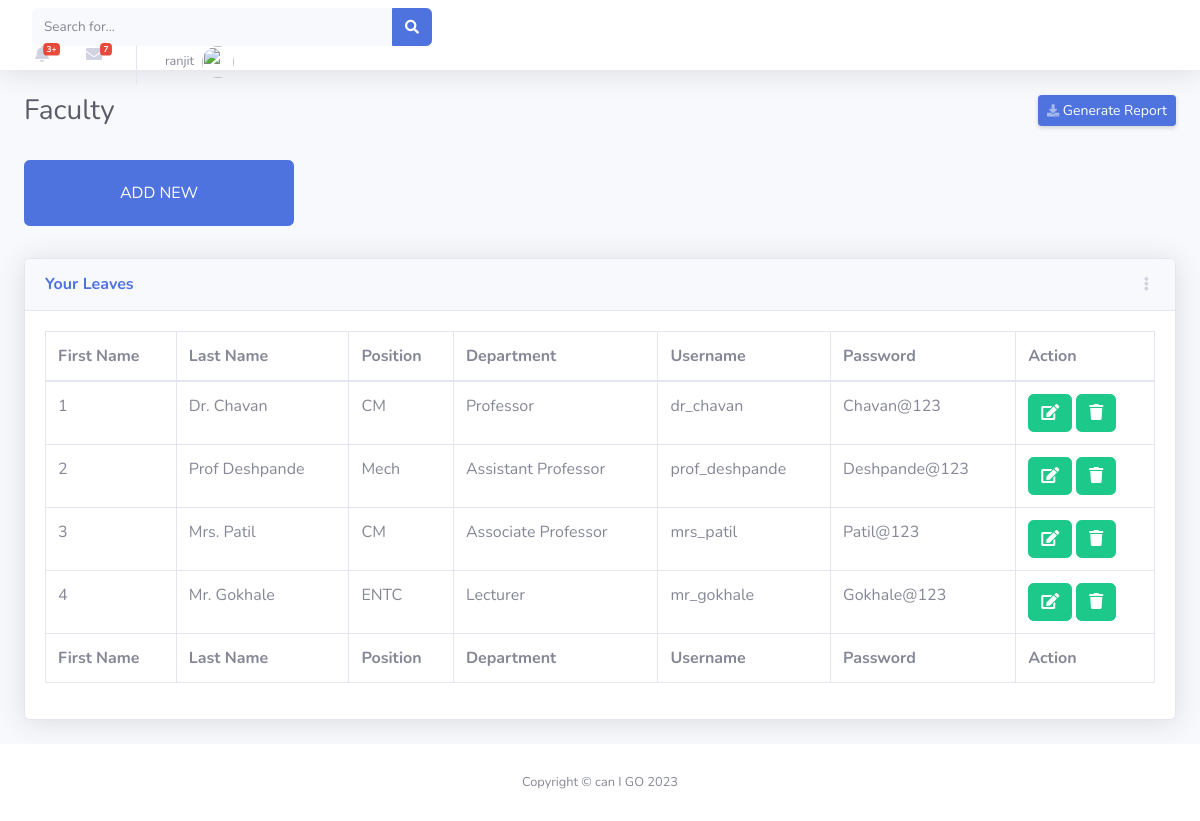
The page /addFaculty.php on the database its author committed.
### tables this page shows
CREATE TABLE `teachers` (
  `TeacherID` int(11) NOT NULL AUTO_INCREMENT PRIMARY KEY,
  `FirstName` varchar(255) DEFAULT NULL,
  `LastName` varchar(255) DEFAULT NULL,
  `Department` varchar(255) DEFAULT NULL,
  `Position` varchar(255) DEFAULT NULL,
  `Username` varchar(50) DEFAULT NULL,
  `Password` varchar(255) DEFAULT NULL
);

### addFaculty.php (the view, shortened to what this page needs)
<!DOCTYPE html>
<html lang="en">
<head>
  <link href="vendor/fontawesome-free/css/all.min.css" rel="stylesheet" type="text/css">
  <link href="css/sb-admin-2.min.css" rel="stylesheet">
  <link href="vendor/datatables/dataTables.bootstrap4.min.css" rel="stylesheet">
</head>
<body id="page-top">
  <div id="wrapper">
    <div id="content-wrapper" class="d-flex flex-column">
      <div id="content">
        <nav class="navbar navbar-expand navbar-light bg-white topbar mb-4 static-top shadow">
          <form class="d-none d-sm-inline-block form-inline mr-auto ml-md-3 my-2 my-md-0 mw-100 navbar-search">
            <div class="input-group">
              <input type="text" class="form-control bg-light border-0 small" placeholder="Search for..."
                aria-label="Search" aria-describedby="basic-addon2">
              <div class="input-group-append">
                <button class="btn btn-primary" type="button">
                  <i class="fas fa-search fa-sm"></i>
                </button>
              </div>
            </div>
          </form>
          <ul class="navbar-nav ml-auto">
            <li class="nav-item dropdown no-arrow mx-1">
              <a class="nav-link dropdown-toggle" href="http://127.0.0.1:5501/student_dashbord.html#"
                id="alertsDropdown" role="button" data-toggle="dropdown" aria-haspopup="true" aria-expanded="false">
                <i class="fas fa-bell fa-fw"></i>
                <span class="badge badge-danger badge-counter">3+</span>
              </a>
            </li>
            <li class="nav-item dropdown no-arrow mx-1">
              <a class="nav-link dropdown-toggle" href="http://127.0.0.1:5501/student_dashbord.html#"
                id="messagesDropdown" role="button" data-toggle="dropdown" aria-haspopup="true" aria-expanded="false">
                <i class="fas fa-envelope fa-fw"></i>
                <span class="badge badge-danger badge-counter">7</span>
              </a>
            </li>
            <li class="nav-item dropdown no-arrow">
              <a class="nav-link dropdown-toggle" href="http://127.0.0.1:5501/student_dashbord.html#" id="userDropdown"
                role="button" data-toggle="dropdown" aria-haspopup="true" aria-expanded="false">
                <span class="mr-2 d-none d-lg-inline text-gray-600 small">ranjit</span>
                <img class="img-profile rounded-circle" src="./Student Dashboard-2_files/undraw_profile.svg">
              </a>
            </li>
          </ul>
        </nav>
        <div class="container-fluid">
          <div class="d-sm-flex align-items-center justify-content-between mb-4">
            <h1 class="h3 mb-0 text-gray-800">Faculty</h1>
            <a href="http://127.0.0.1:5501/student_dashbord.html#"
              class="d-none d-sm-inline-block btn btn-sm btn-primary shadow-sm"><i
                class="fas fa-download fa-sm text-white-50"></i> Generate Report</a>
          </div>
          <div class="row">
            <div class="col-xl-3 col-md-6 mb-4">
              <div class="card h-100 py-2 bg-light" style="border: none;">
                <button class="card-body btn btn-primary" data-toggle="modal" data-target="#addFacultyModel">
                  ADD NEW
                </button>
              </div>
            </div>
          </div>
          <div class="row">
            <div class="col-xl-8 col-lg-7">
              <div class="card shadow mb-4">
                <div class="card-header py-3 d-flex flex-row align-items-center justify-content-between">
                  <h6 class="m-0 font-weight-bold text-primary">Your Leaves</h6>
                  <div class="dropdown no-arrow">
                    <a class="dropdown-toggle" href="http://127.0.0.1:5501/student_dashbord.html#" role="button"
                      id="dropdownMenuLink" data-toggle="dropdown" aria-haspopup="true" aria-expanded="false">
                      <i class="fas fa-ellipsis-v fa-sm fa-fw text-gray-400"></i>
                    </a>
                  </div>
                </div>
                <div class="card-body">
                  <div class="table-responsive">
                    <table class="table table-bordered" id="dataTable" width="100%" cellspacing="0">
                      <thead>
                        <tr>
                          <th>First Name</th>
                          <th>Last Name</th>
                          <th>Position</th>
                          <th>Department</th>
                          <th>Username</th>
                          <th>Password</th>
                          <th>Action</th>
                        </tr>
                      </thead>
                      <tfoot>
                        <tr>
                          <th>First Name</th>
                          <th>Last Name</th>
                          <th>Position</th>
                          <th>Department</th>
                          <th>Username</th>
                          <th>Password</th>
                          <th>Action</th>
                        </tr>
                      </tfoot>
                      <tbody>
                        <?php
                        include "db_connect.php";
                          $sql_data_display = "SELECT TeacherID, FirstName, LastName, Department, Position, Username,Password FROM Teachers";
                          $result_data = $conn->query($sql_data_display);
                          if ($result_data->num_rows > 0) {
                              while($row = $result_data->fetch_assoc()) {
                                  echo "<tr>
                                          <td>
                                              " . $row["TeacherID"]. "
                                          </td>
                                          <td>
                                              " . $row["FirstName"]. "
                                              " . $row["LastName"]. "
                                          </td>
                                          <td>
                                              " . $row["Department"]. "
                                          </td>
                                          <td>
                                              " . $row["Position"]. "
                                          </td>
                                          <td>
                                              " . $row["Username"]. "
                                          </td>
                                          </td>
                                          <td>
                                              " . $row["Password"]. "
                                          </td>
                                          <td>
                                            <button class='btn btn-success'>
                                              <i class='fas fa-edit text-white-300' title='Approve'></i>
                                            </button>
                                            <button class='btn btn-success'>
                                              <i class='fas fa-trash text-white-300' title='Approve'></i>
                                            </button>
                                          </td>
                                        </tr>";
                              }
                          } else {
                              echo "error or no results";
                          }
                          ?>
                      </tbody>
                    </table>
                  </div>
                </div>
              </div>
            </div>
          </div>
        </div>
      </div>
    </div>
  </div>
  <footer class="sticky-footer bg-white">
    <div class="container my-auto">
      <div class="copyright text-center my-auto">
        <span>Copyright © can I GO 2023</span>
      </div>
    </div>
  </footer>
</body>
</html>

### rows shown on the page
teachers: TeacherID "1", FirstName "Dr.", LastName "Chavan", Department "CM", Position "Professor", Username "dr_chavan", Password "Chavan@123"
teachers: TeacherID "2", FirstName "Prof", LastName "Deshpande", Department "Mech", Position "Assistant Professor", Username "prof_deshpande", Password "Deshpande@123"
teachers: TeacherID "3", FirstName "Mrs.", LastName "Patil", Department "CM", Position "Associate Professor", Username "mrs_patil", Password "Patil@123"
teachers: TeacherID "4", FirstName "Mr.", LastName "Gokhale", Department "ENTC", Position "Lecturer", Username "mr_gokhale", Password "Gokhale@123"
